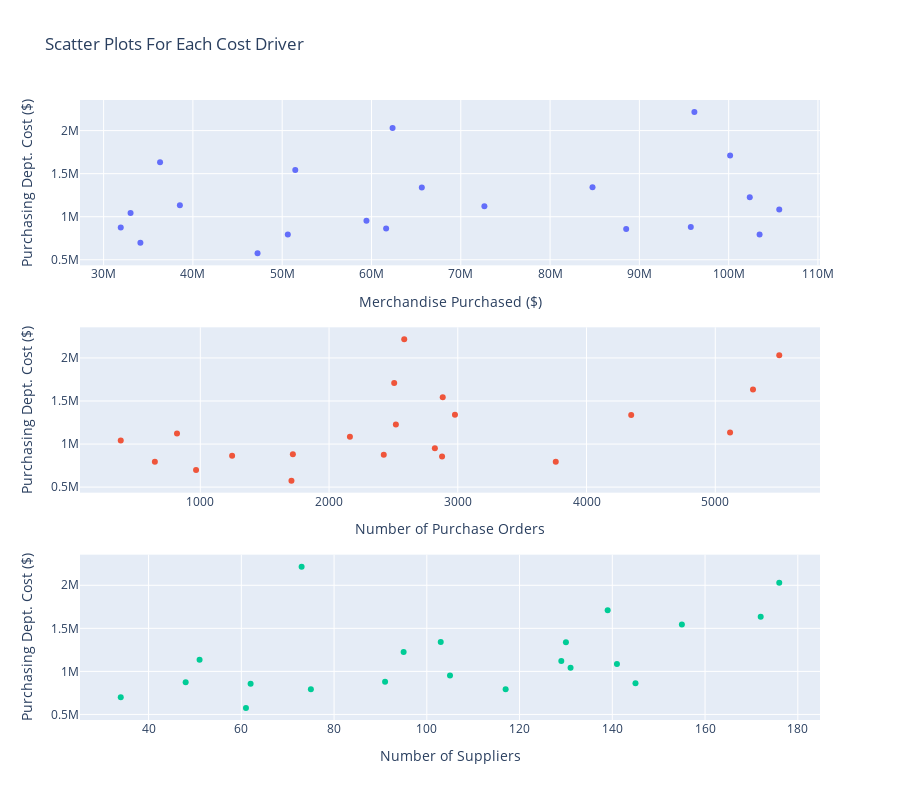

Write notebook code for a chart like this one.
### Markdown cell above
### Scatter Plots

### Code cell
fig = make_subplots(rows=3, cols=1)

fig.add_trace(
    go.Scatter(x=df['MerchandisePurchased'], 
               y=df['PurchasingDeptCost'],
               mode='markers', text=df['StoreLocation'] ),

1,1)

fig.add_trace(
    go.Scatter(x=df['PurchaseOrders'], 
               y=df['PurchasingDeptCost'], mode='markers', text=df['StoreLocation']),
2,1)


fig.add_trace(
    go.Scatter(x=df['Suppliers'], 
               y=df['PurchasingDeptCost'], mode='markers', text=df['StoreLocation']),
3,1)

fig.update(layout_showlegend=False)


fig.update_layout(
    xaxis=dict( title='Merchandise Purchased ($)'),
    xaxis2=dict( title='Number of Purchase Orders'),
    xaxis3=dict( title='Number of Suppliers'),
    yaxis=dict( title = 'Purchasing Dept. Cost ($)'),
    yaxis2=dict( title = 'Purchasing Dept. Cost ($)'),
    yaxis3=dict( title = 'Purchasing Dept. Cost ($)')
)



fig.update_layout(
    height=800,
    title_text="Scatter Plots For Each Cost Driver"
    )


        
fig.show()

### Figure 1 — Plotly figure (JSON) as saved in the notebook; plotly's stock layout.template omitted (floating-point values rounded to 4 significant figures)
{"data": [{"mode": "markers", "text": ["Sheridan, WY", "Denver", "Salt Lake City", "Kansas City", "Omaha", "Milwaukee", "Minneapolis", "Phoenix", "Las Vegas", "Albuquerque", "Tucson", "Houston", "Oklahoma City", "Tulsa", "Dallas", "San Antonio", "Austin", "El Paso", "Nashville", "Memphis", "Indianapolis"], "type": "scatter", "x": [47239000, 102364000, 100162000, 95760000, 51466000, 50631000, 84753000, 103464000, 96162000, 62364000, 65635000, 88524000, 72645000, 61638000, 105666000, 59437000, 38542000, 33020000, 36322000, 34121000, 31920000], "xaxis": "x", "y": [575000, 1226000, 1710000, 881000, 1544000, 794000, 1341000, 794000, 2216000, 2030000, 1338000, 856000, 1122000, 863000, 1085000, 952000, 1134000, 1042000, 1634000, 699000, 875000], "yaxis": "y"}, {"mode": "markers", "text": ["Sheridan, WY", "Denver", "Salt Lake City", "Kansas City", "Omaha", "Milwaukee", "Minneapolis", "Phoenix", "Las Vegas", "Albuquerque", "Tucson", "Houston", "Oklahoma City", "Tulsa", "Dallas", "San Antonio", "Austin", "El Paso", "Nashville", "Memphis", "Indianapolis"], "type": "scatter", "x": [1708, 2519, 2506, 1719, 2883, 647, 2978, 3761, 2584, 5497, 4347, 2878, 819, 1247, 2162, 2822, 5115, 382, 5293, 967, 2425], "xaxis": "x2", "y": [575000, 1226000, 1710000, 881000, 1544000, 794000, 1341000, 794000, 2216000, 2030000, 1338000, 856000, 1122000, 863000, 1085000, 952000, 1134000, 1042000, 1634000, 699000, 875000], "yaxis": "y2"}, {"mode": "markers", "text": ["Sheridan, WY", "Denver", "Salt Lake City", "Kansas City", "Omaha", "Milwaukee", "Minneapolis", "Phoenix", "Las Vegas", "Albuquerque", "Tucson", "Houston", "Oklahoma City", "Tulsa", "Dallas", "San Antonio", "Austin", "El Paso", "Nashville", "Memphis", "Indianapolis"], "type": "scatter", "x": [61, 95, 139, 91, 155, 75, 103, 117, 73, 176, 130, 62, 129, 145, 141, 105, 51, 131, 172, 34, 48], "xaxis": "x3", "y": [575000, 1226000, 1710000, 881000, 1544000, 794000, 1341000, 794000, 2216000, 2030000, 1338000, 856000, 1122000, 863000, 1085000, 952000, 1134000, 1042000, 1634000, 699000, 875000], "yaxis": "y3"}], "layout": {"height": 800, "showlegend": false, "title": {"text": "Scatter Plots For Each Cost Driver"}, "xaxis": {"anchor": "y", "domain": [0, 1], "title": {"text": "Merchandise Purchased ($)"}}, "xaxis2": {"anchor": "y2", "domain": [0, 1], "title": {"text": "Number of Purchase Orders"}}, "xaxis3": {"anchor": "y3", "domain": [0, 1], "title": {"text": "Number of Suppliers"}}, "yaxis": {"anchor": "x", "domain": [0.7333, 1], "title": {"text": "Purchasing Dept. Cost ($)"}}, "yaxis2": {"anchor": "x2", "domain": [0.3667, 0.6333], "title": {"text": "Purchasing Dept. Cost ($)"}}, "yaxis3": {"anchor": "x3", "domain": [0, 0.2667], "title": {"text": "Purchasing Dept. Cost ($)"}}}}
